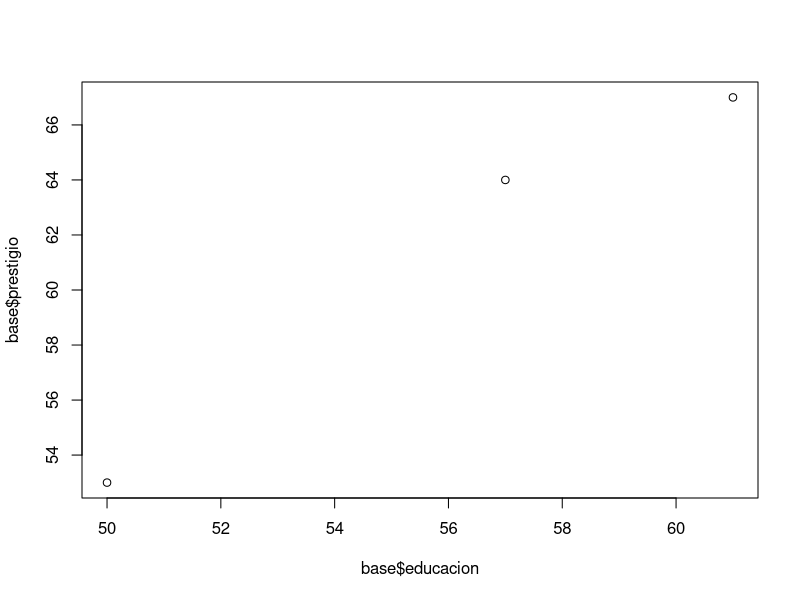
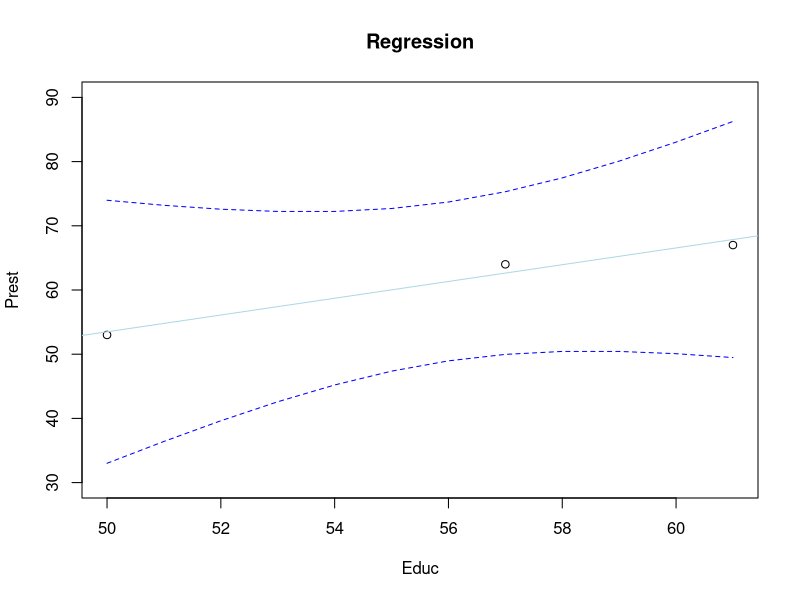

Recreate these plots in R, in order.
# Introducción a modelos lineales: Qué es OLS?

cat("\014")
rm(list=ls())
graphics.off()
options(scipen=9999999)

#######################################################
# Cual es la relacion entre educacion y prestigio? 
#######################################################

# Creemos una base de datos imaginaria
base = data.frame(
        nombre = c("Pedro", "Juan", "Diego"),
        educacion = c(57,50,61), # vector de educacion
        prestigio = c(64,53,67)
        )

base # veamos como se ve nuestra base de datos.

# ahora veamos la relacion que existe entre ambas variables. 
plot(base$educacion,base$prestigio) # Que tipo de relacion es esta? Positiva? Negativa?

# Ahora creemos un modelo, es decir, estimemos beta_1
modelo = lm(prestigio ~ educacion, data = base)

summary(modelo) # veamos que nos dice nuestro "modelo"
# interpretacion: Siempre partimos con nuestra X. Por cada unidad que subimos nuestra x (educacion), subimos la cantidad establecida en beta_1 (educacion) en nuestra y (prestigio). Supongamos que educacion esta medido en meses y prestigio en puntos. Esta sera nuestra unidad de medida. Es decir, si subo un mes de educacion, subo en prestigio 1.306 puntos. (Y ahi esta nuestra relacion positiva).


# a) Por que se llama "modelo"? Pista: esta es la parte mas "artistica" de la estadistica. 
# b) Analogia del mapa.

# cuan bien funciona nuestro modelo? Ocupemos el comando "predict" ("predecir" en espanol).
predict(modelo)
# Aqui vemos lo siguiente

# Lo que observamos:
# Pedro tenia 64, pero nuestro modelo predice 62.63
# Juan tenia 53, pero nuestro modelo predice 53.49
# Diego tenia 67, pero nuestro modelo predice 67.85

# Discutir: Es esto "suficientemente bueno"?

# El concepto de "error". La diferencia entre lo que observamos y lo que modelamos. Derivar algeibraicamente abajo.

#######################################################
# Modelo OLS en matriz.
#######################################################

# vector para el error. Algebra simple...pero con comandos.
# Volvamos a la ecuacion de OLS: 
# y = b0 + b1*x1 + e
# Reordenando los terminos, tenemos que e=
# e = y-beta0-beta1*x
# Hagamoslo con R...y metamos esos numeros en una nueva variable "error" dentro de nuestro objeto "base"

base$error <- c(
        base$prestigio[1] - as.numeric(modelo$coefficients[1]) - (base$educacion[1] * as.numeric(modelo$coefficients[2])),
        base$prestigio[2] - as.numeric(modelo$coefficients[1]) - (base$educacion[2] * as.numeric(modelo$coefficients[2])),
        base$prestigio[3] - as.numeric(modelo$coefficients[1]) - (base$educacion[3] * as.numeric(modelo$coefficients[2]))
        )

base

# Comprobemos que esta correcto
base$error
modelo$residuals

# vector para el intercepto. Ojo: es un intercepto para todos. Por eso no esta indexado.
base$intercepto <- c(
        as.numeric(
                modelo$coefficients[1]
                )
        )

# vector para el beta. Ojo: es un beta para todos. Por eso no esta indexado.
base$beta1 <- c(
        as.numeric(
                modelo$coefficients[2]
        )
)

base # llamemos al a base.

# Llevar esta base a matrices en OLS.

#######################################################
# Prediccion
#######################################################

x=base$educacion # crea objeto

y=base$prestigio  # crea objeto

lm.out <- lm(y ~ x) # estima modelo de nuevo. el mismo modelo.
newx = seq(min(x),max(x),by = 1) # crea sequencia de numeros para el rango X del grafico
conf_interval <- predict(lm.out, newdata=data.frame(x=newx), interval="confidence",
                         level = 0.95) # usando el modelo estimado, predice (a) distintos valores de educacion NO OBSERVADOS (fit), y el 95% de intervalo de confianza, con "lower bound" o "lwr" (parte de ABAJO del intervalo), y "upper bound" o "upr" (parte de ARRIBA del intervalo).
plot(x, y, xlab="Educ", ylab="Prest", main="Regression", ylim = c(30,90)) # ploteamos
abline(lm.out, col="lightblue") # agregamos linea "fit"
lines(newx, conf_interval[,2], col="blue", lty=2) # lower bound
lines(newx, conf_interval[,3], col="blue", lty=2) # upper bound



#######################################################
# Por que "least squares" ("cuadrados menores"?)
#######################################################

# los betas estimados, minimizan la suma de los "errores cuadrados".
